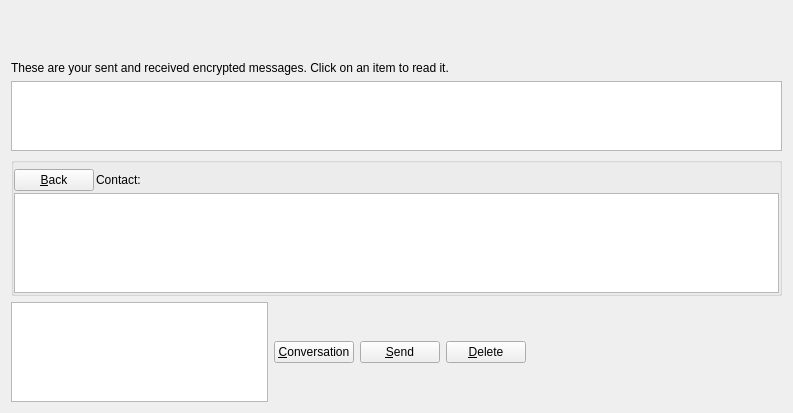
<?xml version="1.0" encoding="UTF-8"?>
<ui version="4.0">
 <class>MessagePage</class>
 <widget class="QWidget" name="MessagePage">
  <property name="geometry">
   <rect>
    <x>0</x>
    <y>0</y>
    <width>793</width>
    <height>413</height>
   </rect>
  </property>
  <property name="windowTitle">
   <string>Address Book</string>
  </property>
  <layout class="QVBoxLayout" name="verticalLayout_2">
   <item>
    <spacer name="verticalSpacer">
     <property name="orientation">
      <enum>Qt::Vertical</enum>
     </property>
     <property name="sizeType">
      <enum>QSizePolicy::Minimum</enum>
     </property>
     <property name="sizeHint" stdset="0">
      <size>
       <width>20</width>
       <height>50</height>
      </size>
     </property>
    </spacer>
   </item>
   <item>
    <widget class="QLabel" name="labelExplanation">
     <property name="text">
      <string>These are your sent and received encrypted messages. Click on an item to read it.</string>
     </property>
     <property name="textFormat">
      <enum>Qt::PlainText</enum>
     </property>
     <property name="wordWrap">
      <bool>true</bool>
     </property>
    </widget>
   </item>
   <item>
    <widget class="QTableView" name="tableView">
     <property name="contextMenuPolicy">
      <enum>Qt::CustomContextMenu</enum>
     </property>
     <property name="toolTip">
      <string>Click on a message to view it</string>
     </property>
     <property name="tabKeyNavigation">
      <bool>false</bool>
     </property>
     <property name="alternatingRowColors">
      <bool>true</bool>
     </property>
     <property name="selectionMode">
      <enum>QAbstractItemView::SingleSelection</enum>
     </property>
     <property name="selectionBehavior">
      <enum>QAbstractItemView::SelectRows</enum>
     </property>
     <property name="sortingEnabled">
      <bool>true</bool>
     </property>
     <attribute name="verticalHeaderVisible">
      <bool>false</bool>
     </attribute>
    </widget>
   </item>
   <item>
    <layout class="QVBoxLayout" name="verticalLayout">
     <item>
      <widget class="QGroupBox" name="messageDetails">
       <property name="title">
        <string/>
       </property>
       <layout class="QVBoxLayout" name="verticalLayout_4">
        <property name="spacing">
         <number>2</number>
        </property>
        <property name="leftMargin">
         <number>0</number>
        </property>
        <property name="topMargin">
         <number>6</number>
        </property>
        <property name="rightMargin">
         <number>0</number>
        </property>
        <property name="bottomMargin">
         <number>0</number>
        </property>
        <item>
         <layout class="QHBoxLayout" name="horizontalLayout_3">
          <item>
           <widget class="QPushButton" name="backButton">
            <property name="text">
             <string>&amp;Back</string>
            </property>
            <property name="icon">
             <iconset resource="../bitcoin.qrc">
              <normaloff>:/icons/back</normaloff>:/icons/back</iconset>
            </property>
           </widget>
          </item>
          <item>
           <widget class="QLabel" name="labelContact">
            <property name="text">
             <string>Contact:</string>
            </property>
           </widget>
          </item>
          <item>
           <widget class="QLabel" name="contactLabel">
            <property name="text">
             <string/>
            </property>
           </widget>
          </item>
          <item>
           <spacer name="horizontalSpacer_3">
            <property name="orientation">
             <enum>Qt::Horizontal</enum>
            </property>
            <property name="sizeHint" stdset="0">
             <size>
              <width>40</width>
              <height>20</height>
             </size>
            </property>
           </spacer>
          </item>
         </layout>
        </item>
        <item>
         <widget class="QListView" name="listConversation">
          <property name="contextMenuPolicy">
           <enum>Qt::CustomContextMenu</enum>
          </property>
         </widget>
        </item>
        <item>
         <layout class="QVBoxLayout" name="verticalLayout_3"/>
        </item>
       </layout>
      </widget>
     </item>
     <item>
      <layout class="QHBoxLayout" name="horizontalLayout">
       <item>
        <widget class="QTextEdit" name="messageEdit">
         <property name="minimumSize">
          <size>
           <width>30</width>
           <height>0</height>
          </size>
         </property>
        </widget>
       </item>
       <item>
        <widget class="QPushButton" name="newButton">
         <property name="text">
          <string>&amp;Conversation</string>
         </property>
         <property name="icon">
          <iconset resource="../bitcoin.qrc">
           <normaloff>:/icons/add</normaloff>:/icons/add</iconset>
         </property>
        </widget>
       </item>
       <item>
        <widget class="QPushButton" name="sendButton">
         <property name="toolTip">
          <string>Send a message to the current conversation</string>
         </property>
         <property name="text">
          <string>&amp;Send</string>
         </property>
         <property name="icon">
          <iconset resource="../bitcoin.qrc">
           <normaloff>:/icons/send</normaloff>:/icons/send</iconset>
         </property>
        </widget>
       </item>
       <item>
        <widget class="QPushButton" name="deleteButton">
         <property name="toolTip">
          <string>Delete the currently selected address from the list</string>
         </property>
         <property name="text">
          <string>&amp;Delete</string>
         </property>
         <property name="icon">
          <iconset resource="../bitcoin.qrc">
           <normaloff>:/icons/remove</normaloff>:/icons/remove</iconset>
         </property>
        </widget>
       </item>
       <item>
        <spacer name="horizontalSpacer">
         <property name="orientation">
          <enum>Qt::Horizontal</enum>
         </property>
         <property name="sizeHint" stdset="0">
          <size>
           <width>40</width>
           <height>20</height>
          </size>
         </property>
        </spacer>
       </item>
      </layout>
     </item>
    </layout>
   </item>
  </layout>
 </widget>
 <resources>
  <include location="../bitcoin.qrc"/>
 </resources>
 <connections/>
</ui>
